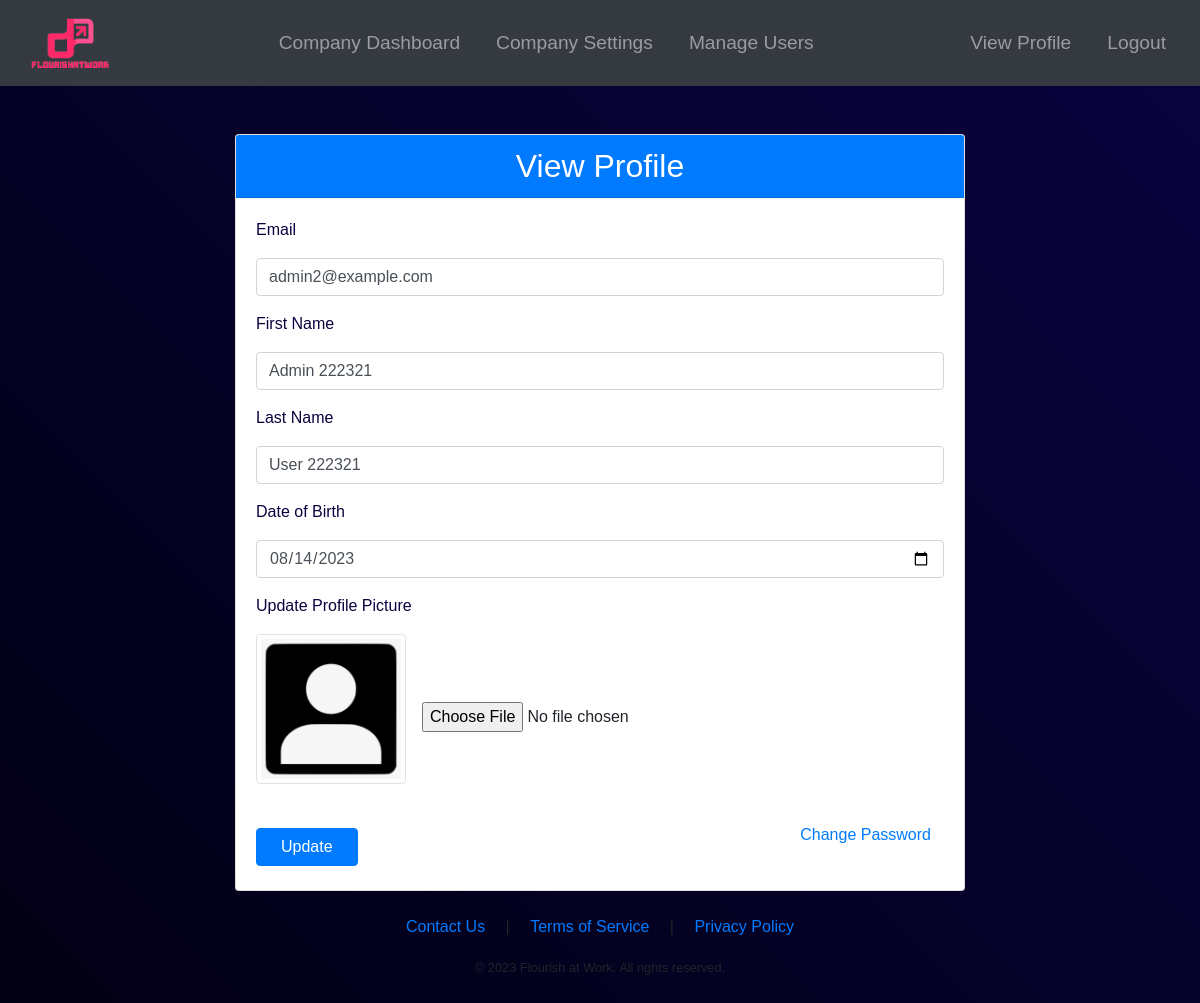
The page /view_profile (signed in) on the database its author committed.
### app/models.py (models this page shows, shortened)
class User(UserMixin, db.Model):
    id = db.Column(db.Integer, primary_key=True)
    email = db.Column(db.String(120), index=True, unique=True)
    password_hash = db.Column(db.String(128))
    firstname = db.Column(db.String(64), nullable=False)
    lastname = db.Column(db.String(64), nullable=False)
    image = db.Column(db.String(128), nullable=True)
    date_of_birth = db.Column(db.String(64), nullable=True)  # changed from db.Date to db.String
    companyId = db.Column(db.Integer, db.ForeignKey('company.id'))
    manager_id = db.Column(db.Integer, db.ForeignKey('user.id'))
    results = db.relationship('Results', backref='user', lazy='dynamic')
    subordinates = db.relationship('User', backref=db.backref('manager', remote_side=[id]), lazy='dynamic')
    first_login = db.Column(db.Boolean, default=True)
    department = db.Column(db.String(128), nullable=True)
    title = db.Column(db.String(128), nullable=True)
    role_id = db.Column(db.Integer, db.ForeignKey('role.id'))

### app/routes.py (the view, shortened to what this page needs)
@main.route('/view_profile', methods=['GET', 'POST'])
@login_required
def view_profile():
    form = EditProfileForm(obj=current_user)
    message = None
    message_type = None
    image = url_for('static', filename='profile_pics/' + current_user.image) if current_user.image else url_for('static', filename='images/profile.jpg')
    if request.method == 'GET':
        form.email.data = current_user.email
        form.firstname.data = current_user.firstname
        form.lastname.data = current_user.lastname
        form.date_of_birth.data = current_user.date_of_birth
        return render_template('view_profile.html', title='View Profile', image_file=image, form=form, message='', message_type='')

### app/forms.py
class EditProfileForm(FlaskForm):
    email = StringField('Email', validators=[DataRequired(), Email(message="Invalid email was entered" )])
    firstname = StringField('First Name')
    lastname = StringField('Last Name')
    date_of_birth = DateField('Date of Birth', format='%Y-%m-%d')
    image = FileField('Update Profile Picture', validators=[FileAllowed(['jpg', 'png'])])
    submit = SubmitField('Update')

### app/models.py (called while the page is built)
@login_manager.user_loader
def load_user(id):
    return User.query.get(int(id))

### app/templates/view_profile.html (shortened to what this page needs)
{% extends "base.html" %}
{% block content %}
<div class="container mt-5">
    <div class="row">
        <div class="col-lg-8 offset-lg-2">
            <div class="card">
                <div class="card-header bg-primary text-white">
                    <h2 class="mb-0 text-center">View Profile</h2>
                </div>
                <div class="card-body">
                    <form method="POST" enctype="multipart/form-data">
                        <div class="form-group">
                            <label class="form-label"> {{ form.email.label }}</label>
                            {{ form.email(class="form-control", value=current_user.email) }}
                        </div>
                        <div class="form-group">
                            <label class="form-label"> {{ form.firstname.label }}</label>
                            {{ form.firstname(class="form-control", value=current_user.firstname) }}
                        </div>
                        <div class="form-group">
                            <label class="form-label"> {{ form.lastname.label }}</label>
                            {{ form.lastname(class="form-control", value=current_user.lastname) }}
                        </div>
                        <div class="form-group">
                            <label class="form-label"> {{ form.date_of_birth.label }}</label>
                            {% if current_user.date_of_birth %}
                                {{ form.date_of_birth(class="form-control", value=current_user.date_of_birth.split(" ")[0]) }}
                            {% else %}
                                {{ form.date_of_birth(class="form-control", placeholder="Select your birthdate") }}
                            {% endif %}
                        </div>
                        <div class="form-group" style="margin-bottom: 0;">
                            <label class="form-label"> {{ form.image.label }}</label>
                        </div>
                        <div class="form-group d-flex align-items-center" style="margin-top: 0px;">
                            {% if current_user.image %}
                                <img src="{{ url_for('static', filename='profile_pics/' + current_user.image) }}" alt="Profile Picture" class="img-thumbnail mb-3 mr-3" style="max-width: 150px; max-height: 150px;">
                            {% else %}
                                <img src="{{ url_for('static', filename='profile_pics/default.jpg') }}" alt="Profile Picture" class="img-thumbnail mb-3 mr-3" style="max-width: 150px; max-height: 150px;">
                            {% endif %}
                            {{ form.image(class="form-control-file") }}
                        </div>
                        <div class="d-flex justify-content-between align-items-center">
                            {{ form.submit(class="btn btn-primary mt-2 px-4") }}
                            <a href="/change_password" class="btn btn-link mb-3">Change Password</a>
                        </div>
                    </form>
                </div>
            </div>
        </div>
    </div>
</div>
{% endblock %}

### app/templates/base.html (style rules this page uses)
html, body { height: 100%; margin: 0; }
body { display: flex; flex-direction: column; height: 100%; margin: 0; overflow-y: scroll; }

### app/templates/view_profile.html (style rules this page uses)
body { font-family: 'Arial', sans-serif; background: linear-gradient(45deg, #020014, #09033F); }
.form-label { color: #09033F; }

### rows shown on the page
User: email "admin2@example.com", firstname "Admin 222321", lastname "User 222321", date_of_birth "08/14/2023"
